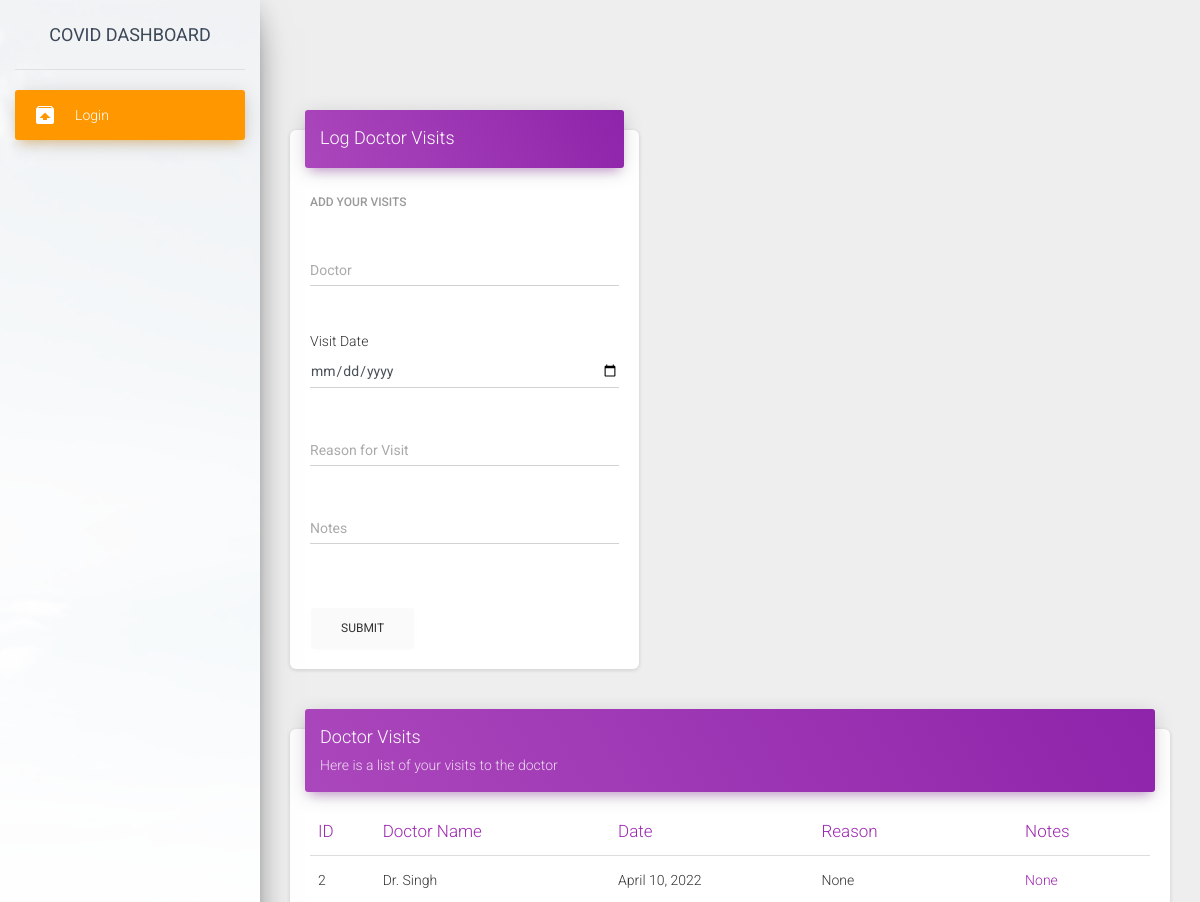
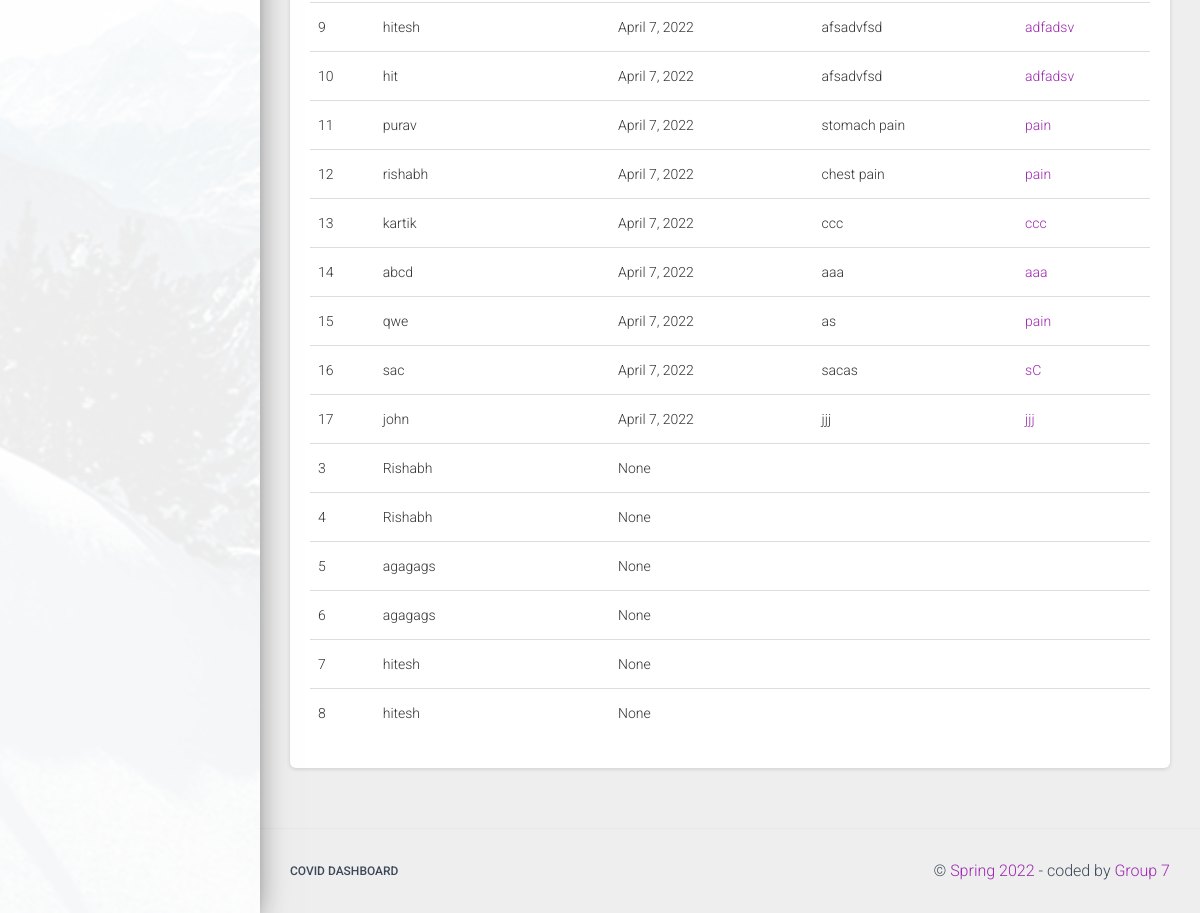
Page /doctors on the committed database (2 pictures, top to bottom).
### apps/home/models.py (models this page shows, shortened)
class DoctorVisit(models.Model):
    doctor = models.CharField('Doctor Name', max_length=120)
    visit_date = models.DateField('Visit Date', blank=True, null=True)
    reason = models.CharField(
        'Reason of Visit', max_length=500, blank=True, null=True)
    notes = models.CharField('Notes', max_length=500, blank=True, null=True)
    user = models.IntegerField('id', max_length=500, blank=True, null=True)

### apps/home/views.py (the view, shortened to what this page needs)
# urls.py: path('doctors', views.doctor_visits, name='doctors'),
def doctor_visits(request):
    form = DoctorVisitsForm(request.POST)
    load_template = request.path.split('/')[-1] + '.html'
    submitted = False
    visits = DoctorVisit.objects.filter(
        user=request.user.id).order_by('-visit_date')
    html_template = loader.get_template('home/' + load_template)
    context = {
        'form': form,
        'success': submitted,
        'visits': visits,
        'segment': 'doctors',
    }
    return HttpResponse(html_template.render(context, request))

### apps/home/forms.py
class DoctorVisitsForm(ModelForm):
    doctor = forms.CharField(
        widget=forms.TextInput(
            attrs={
                "class": "form-control"
            }
        ), required=False)
    visit_date = forms.DateField(
        widget=forms.DateInput(
            attrs={
                "class": "form-control",
                "type": "date",
            }
        ),
        required=False)
    reason = forms.CharField(
        widget=forms.TextInput(
            attrs={
                "class": "form-control"
            }
        ),
        required=False)
    notes = forms.CharField(
        widget=forms.TextInput(
            attrs={
                "class": "form-control"
            }
        ),
        required=False)
    class Meta:
        model = DoctorVisit
        fields = ('doctor', 'visit_date', 'reason', 'notes')

### apps/templates/home/doctors.html (shortened to what this page needs)
{% extends "layouts/base.html" %} {% block title %} Doctor Visits {% endblock %}
{% block stylesheets %}{% endblock stylesheets %} {% block content %}
<div class="row">
	<div class="col-md-5">
		<div class="card">
			<div class="card-header card-header-primary">
				<h4 class="card-title">Log Doctor Visits</h4>
			</div>
			<div class="card-body">
				<h6 class="card-category">
					{% if msg %}
					<span class="text-danger">{{ msg | safe }}</span>
					{% else %} Add your visits {% endif %}
				</h6>
				<br />
				<form role="form" method="POST" action="">
					<div class="row">
						<div class="col-md-12">
							<div class="form-group">
								<label class="bmd-label-floating">Doctor</label>
								{{ form.doctor }}
							</div>
						</div>
					</div>
					<br />
					<div class="row">
						<div class="col-md-12">
							<div class="form-group"><span>Visit Date</span> <span>{{ form.visit_date }}</span></div>
						</div>
					</div>
					<br />
					<div class="row">
						<div class="col-md-12">
							<div class="form-group">
								<label class="bmd-label-floating">Reason for Visit</label>
								{{ form.reason }}
							</div>
						</div>
					</div>
					<br />
					<div class="row">
						<div class="col-md-12">
							<div class="form-group">
								<label class="bmd-label-floating">Notes</label>
								{{ form.notes }}
							</div>
						</div>
					</div>
					<br />
					<input type="submit" value="Submit" class="btn btn-secondary" />
				</form>
			</div>
		</div>
	</div>
</div>
<div class="row">
	<div class="col-md-12">
		<div class="card">
			<div class="card-header card-header-primary">
				<h4 class="card-title">Doctor Visits</h4>
				<p class="card-category">Here is a list of your visits to the doctor</p>
			</div>
			<div class="card-body">
				<div class="table-responsive">
					<table class="table">
						<thead class="text-primary">
							<th>ID</th>
							<th>Doctor Name</th>
							<th>Date</th>
							<th>Reason</th>
							<th>Notes</th>
						</thead>
						<tbody>
							{% for visit in visits %}
							<tr>
								<td>{{visit.id}}</td>
								<td>{{visit.doctor}}</td>
								<td>{{visit.visit_date}}</td>
								<td>{{visit.reason}}</td>
								<td class="text-primary">{{visit.notes}}</td>
							</tr>
							{%endfor%}
						</tbody>
					</table>
				</div>
			</div>
		</div>
	</div>
</div>
{% endblock content %}

### rows in the picture
DoctorVisit: id "2", doctor "Dr. Singh", visit_date "April 10, 2022", reason "None", notes "None"
DoctorVisit: id "9", doctor "hitesh", visit_date "April 7, 2022", reason "afsadvfsd", notes "adfadsv"
DoctorVisit: id "10", doctor "hit", visit_date "April 7, 2022", reason "afsadvfsd", notes "adfadsv"
DoctorVisit: id "11", doctor "purav", visit_date "April 7, 2022", reason "stomach pain", notes "pain"
DoctorVisit: id "12", doctor "rishabh", visit_date "April 7, 2022", reason "chest pain", notes "pain"
DoctorVisit: id "13", doctor "kartik", visit_date "April 7, 2022", reason "ccc", notes "ccc"
DoctorVisit: id "14", doctor "abcd", visit_date "April 7, 2022", reason "aaa", notes "aaa"
DoctorVisit: id "15", doctor "qwe", visit_date "April 7, 2022", reason "as", notes "pain"
DoctorVisit: id "16", doctor "sac", visit_date "April 7, 2022", reason "sacas", notes "sC"
DoctorVisit: id "17", doctor "john", visit_date "April 7, 2022", reason "jjj", notes "jjj"
DoctorVisit: id "3", doctor "Rishabh", visit_date "None"
DoctorVisit: id "4", doctor "Rishabh", visit_date "None"
DoctorVisit: id "5", doctor "agagags", visit_date "None"
DoctorVisit: id "6", doctor "agagags", visit_date "None"
DoctorVisit: id "7", doctor "hitesh", visit_date "None"
DoctorVisit: id "8", doctor "hitesh", visit_date "None"
